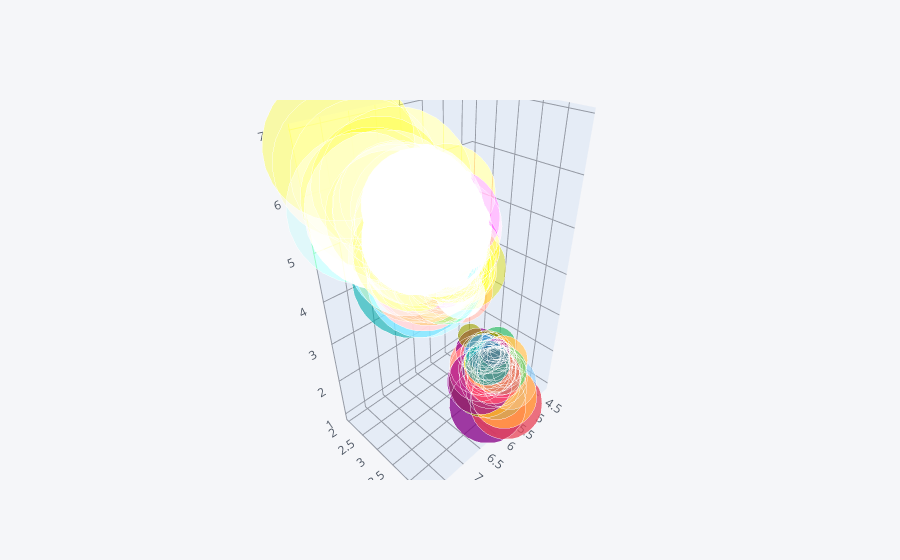

The cell this chart's notebook holds for it:
### Code cell
df.iplot(x='sepal_length',y='sepal_width',z='petal_length',kind='bubble3d',size='sepal_length')

### Figure 1 — Plotly figure (JSON) as saved in the notebook; plotly's stock layout.template omitted (floating-point values rounded to 4 significant figures; data arrays with more than 128 entries replaced by an {"elided": "..."} marker saying what was removed)
{"data": [{"marker": {"color": {"elided": "150 str values"}, "opacity": 0.8, "size": {"elided": "150 int values"}, "symbol": "circle"}, "mode": "markers", "text": {"elided": "150 str values"}, "type": "scatter3d", "x": {"elided": "150 float values"}, "y": {"elided": "150 float values"}, "z": {"elided": "150 float values"}}], "layout": {"legend": {"bgcolor": "#F5F6F9", "font": {"color": "#4D5663"}}, "paper_bgcolor": "#F5F6F9", "plot_bgcolor": "#F5F6F9", "scene": {"xaxis": {"gridcolor": "#9499A3", "showgrid": true, "tickfont": {"color": "#4D5663"}, "title": {"font": {"color": "#4D5663"}, "text": ""}, "zerolinecolor": "#9499A3"}, "yaxis": {"gridcolor": "#9499A3", "showgrid": true, "tickfont": {"color": "#4D5663"}, "title": {"font": {"color": "#4D5663"}, "text": ""}, "zerolinecolor": "#9499A3"}, "zaxis": {"gridcolor": "#9499A3", "showgrid": true, "tickfont": {"color": "#4D5663"}, "title": {"font": {"color": "#4D5663"}, "text": ""}, "zerolinecolor": "#9499A3"}}, "title": {"font": {"color": "#4D5663"}}}}
